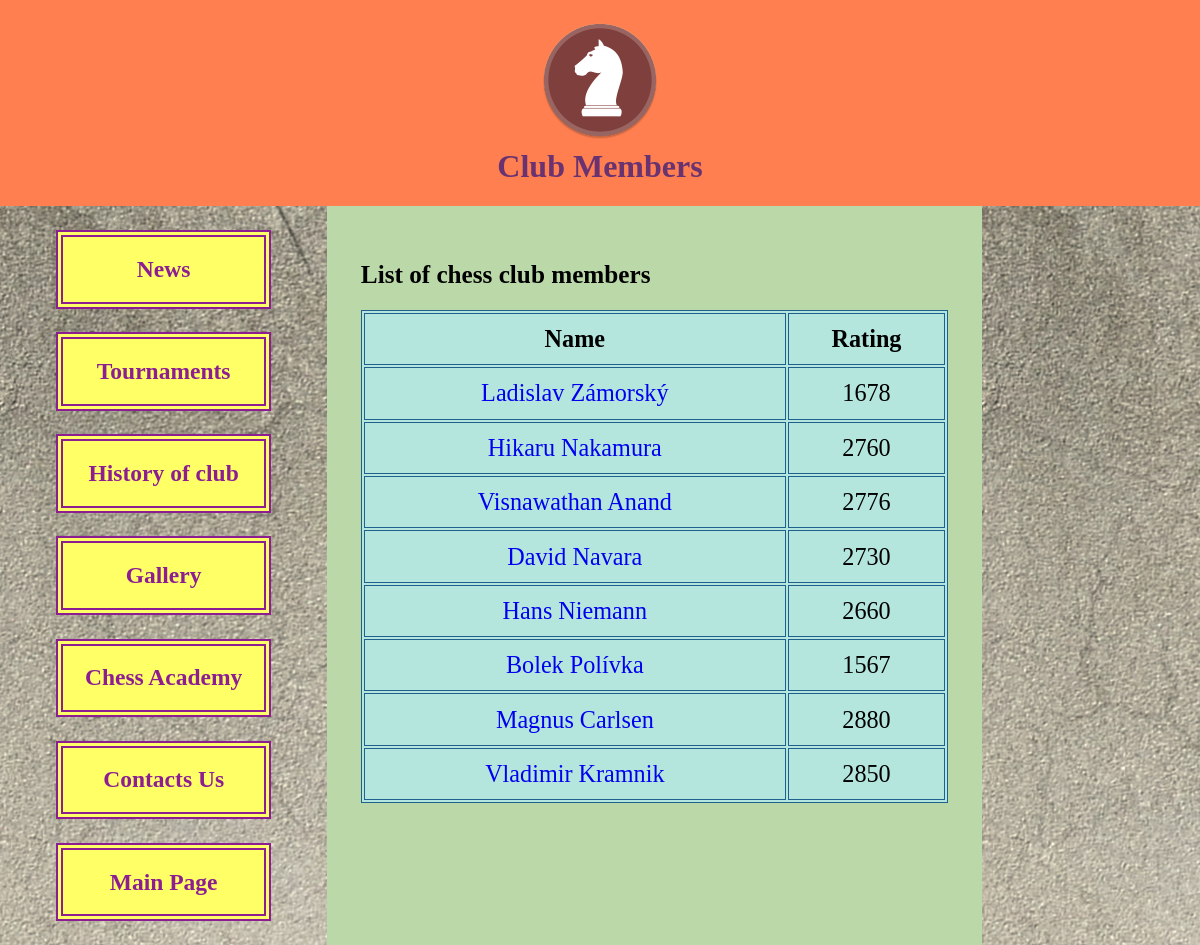
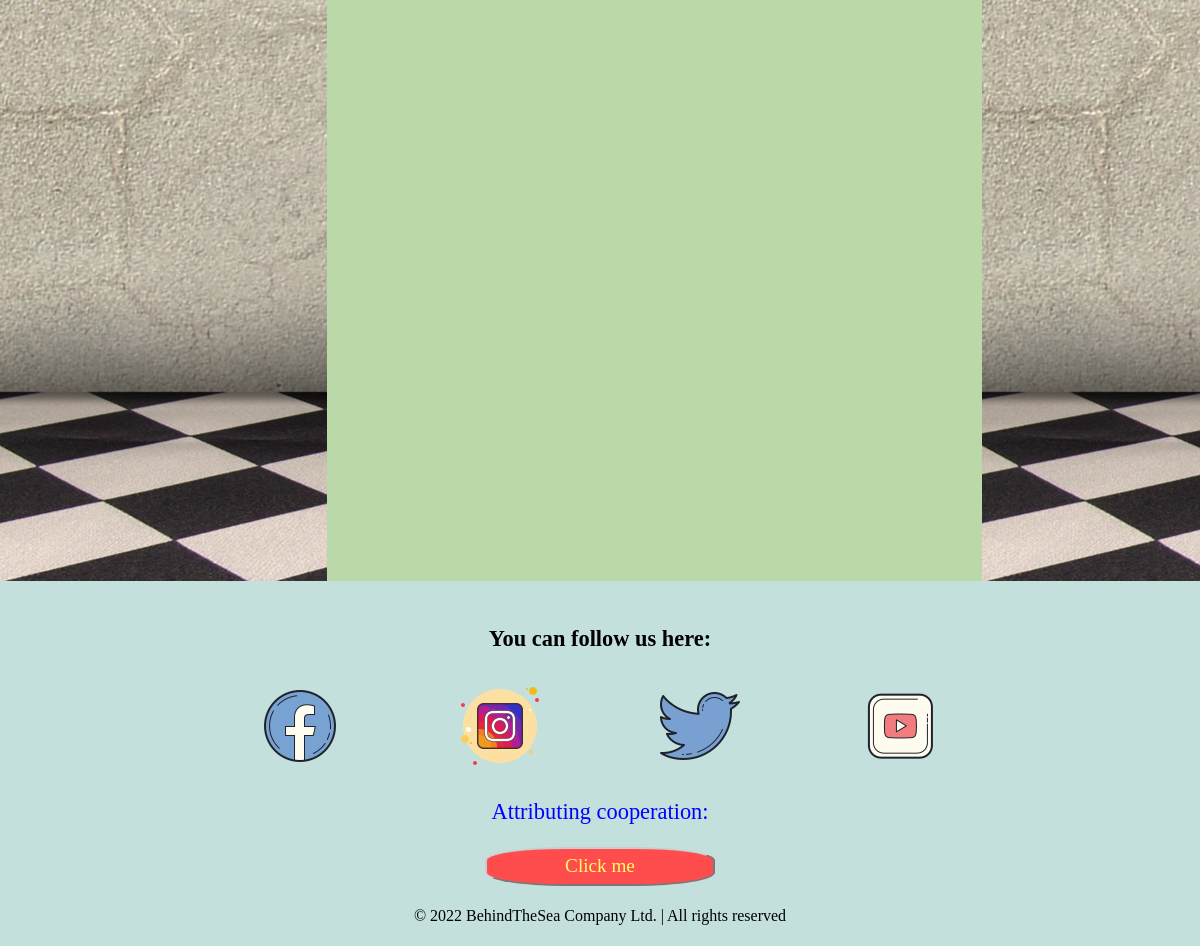
The page /members/ on the database its author committed (2 pictures, top to bottom).
### chess_club/models.py (models this page shows)
class Members(models.Model):
    objects = []
    firstname = models.CharField(max_length=200)
    lastname = models.CharField(max_length=200)
    birthyear = models.IntegerField()
    email = models.EmailField(max_length=200)
    address = models.CharField(max_length=200)
    phone = models.CharField(max_length=50)
    rating = models.IntegerField()

### chess_club/views.py (the view)
# urls.py: path('members/', views.members, name="members"),
def members(request):
    members_list = Members.objects.all()
    return render(request, 'members.html', {'members_list': members_list})

### chess_club/templates/members.html (shortened to what this page needs)
<!DOCTYPE html>
<html lang="en">
<head>
    {% load static %}
    <link rel="stylesheet" href="{% static 'style.css' %}">
</head>
<body>
    <header>
        <a class="link_back_to_home" href="{% url 'index' %}">
            <img id="logo_back_to_home" src="{% static 'icon_knight2.png' %}" alt="logo klubu"></a>
        <h1 class="head_caption">Club Members</h1>
    </header>
    <nav class="menu">
        <ul id="menu_links_list">
            <li><a class="link_news" href="{% url 'news' %}">News</a></li>
            <li><a class="link_tournaments" href="{% url 'tournaments' %}">Tournaments</a></li>
            <li><a class="link_history" href="{% url 'history' %}">History of club</a></li>
            <li><a class="link_gallery" href="{% url 'gallery' %}">Gallery</a></li>
            <li><a class="link_contacts" href="{% url 'academy' %}">Chess Academy</a></li>
            <li><a class="link_members" href="{% url 'contacts' %}">Contacts Us</a></li>
            <li><a class="link_back_to_home" href="{% url 'index' %}">Main Page</a></li>
        </ul>
    </nav>
    <main>
        <h2>List of chess club members</h2>
        <div id="table_members">
            <div class="main_grid_item">
                <table>
                    <thead>
                        <tr>
                            <th>Name</th>
                            <th>Rating</th>
                        </tr>
                    </thead>
                    <tbody>
                        {% for member in members_list %}
                            <tr>
                                <td><a href="{% url 'detail' pk=member.pk %}">{{ member.firstname }} {{ member.lastname }}</a></td>
                                <td>{{ member.rating }}</td>
                            </tr>
                        {% endfor %}
                    </tbody>
                </table>
            </div>
        </div>
    </main>
    <aside>
    </aside>
    <footer>
        <h3 id="follow_us">You can follow us here:</h3>
        <div id="icons-box">
            <a href="https://facebook.com"><img class="icons" src="{% static 'icon_fb.png' %}" alt="icon facebook"></a>
            <a href="https://instagram.com"><img class="icons" src="{% static 'icon_in.png' %}" alt="icon instagram"></a>
            <a href="https://twitter.com/"><img class="icons" src="{% static 'icon_tw.png' %}" alt="icon twitter"></a>
            <a href="https://youtube.com"><img class="icons" src="{% static 'icon_yt.png' %}" alt="icon youtube"></a>
        </div>
        <p id="terms">Attributing cooperation:</p>
        <a id="link_attribution" href="{% url 'attribution' %}"><button id="button_here" type="button">Click me</button></a>
        <p id="copyright">&copy; 2022 BehindTheSea Company Ltd.   |   All rights reserved </p>
    </footer>
</body>
</html>

### chess_club/static/style.css (style rules this page uses)
body { display: grid; grid-template-columns: 1fr; grid-template-areas: "header" "menu" "main" "aside" "footer"; margin: 0; padding: 0; background-color: #bbd8a9; }
a { text-decoration: none; }
header { grid-column: 1 / 4; grid-row: 1 / 2; grid-area: header; display: block; text-align: center; background-color: coral; }
.head_caption { margin-top: 0em; color: #693271; }
#logo_back_to_home { cursor: pointer; margin: 1em 0em 0em; }
.menu { grid-column: 1 / 2; grid-row: 2 / 3; grid-area: menu; background-color: #eabc78; font-size: 1.4em; }
.menu a { display: block; padding: 0.8em; text-align: center; font-weight: 900; font-family: Book Antiqua, Calibri, serif; }
#menu_links_list { margin: 0em 2.5em; padding: 0em; list-style-type: none; }
.menu ul li a { margin: 1em auto; border-style: double; border-width: 0.3em; background-color: #ffff66; color: #8c1e92; font-size: 1.05em; }
.link_news { margin-top: 1.8em; }
main { grid-column: 2 / 3; grid-row: 2 / 3; grid-area: main; padding: 2em 2em 2em 2em; background-color: #bbd8a9; font-family: Book Antiqua, Calibri, serif; }
.main_grid_item { position: relative; display: flex; align-items: center; justify-content: center; }
aside { grid-column: 3 / 4; grid-row: 2 / 3; grid-area: aside; background-color: #eabc78; }
footer { grid-column: 1 / 4; grid-row: 3 / 4; grid-area: footer; background-color: #c3e0dc; text-align: center; }
#follow_us { margin-top: 2em; font-size: 1.4em; margin-bottom: 0.7em; }
.icons { margin: 0.5em 3em; }
#terms { color: blue; text-decoration-color: #ffff66; font-size: 1.4em; margin-top: 0.5em; }
#button_here { width: 12em; margin-bottom: 0.3em; background-color: #ff4d4d; border-color: #ccc; color: #ffff66; font-family: Book Antiqua, Calibri, serif; font-size: 1.2em; height: 2em; border-radius: 35%; }
#copyright { margin-bottom: 1.3em; }
@media screen and (min-width: 700px) { body { display: grid; grid-template-columns: 1.5fr 3fr 1fr; grid-template-rows: auto auto auto; grid-template-areas: "header header header" "menu main aside" "footer footer footer"; } }

### rows shown on the page
Members: firstname "Ladislav", lastname "Zámorský", rating "1678"
Members: firstname "Hikaru", lastname "Nakamura", rating "2760"
Members: firstname "Visnawathan", lastname "Anand", rating "2776"
Members: firstname "David", lastname "Navara", rating "2730"
Members: firstname "Hans", lastname "Niemann", rating "2660"
Members: firstname "Bolek", lastname "Polívka", rating "1567"
Members: firstname "Magnus", lastname "Carlsen", rating "2880"
Members: firstname "Vladimir", lastname "Kramnik", rating "2850"
